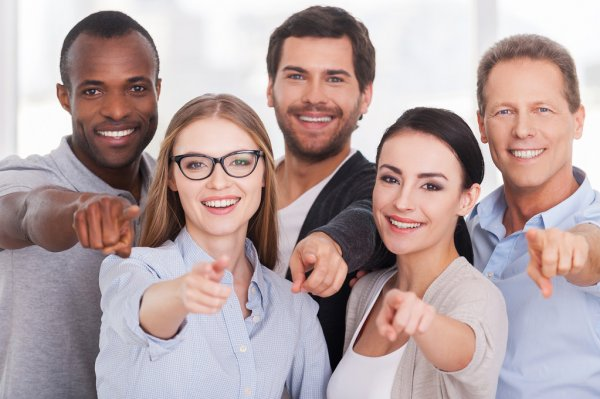
#> input picture Prueba2.jpg, 600 x 399 px
$ python reconocerRostros.py
#> lines starting #> are read from the running program, lines starting #| are printed output that depends on the picture; after the words box and inside, x2 and y2 are one past the last pixel; in counts of white or black regions, pixels touching at a corner belong together
import cv2

faceClassif = cv2.CascadeClassifier(cv2.data.haarcascades+'haarcascade_frontalface_default.xml')

image = cv2.imread('Prueba2.jpg')
#> image is the input picture: shape (399, 600, 3); mean B, G, R 162.3, 162.2, 181.6
imageAux = image.copy()
gray = cv2.cvtColor(image, cv2.COLOR_BGR2GRAY)
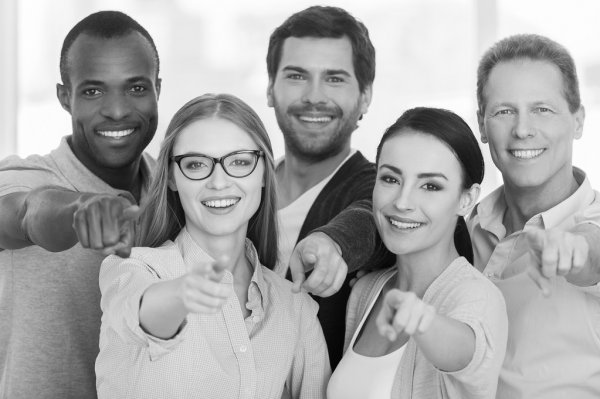
#> gray: shape (399, 600); min 0, max 255, mean 168

faces = faceClassif.detectMultiScale(gray, 1.1, 5)
#> faces = [[478, 75, 92, 92], [262, 35, 108, 108], [61, 47, 106, 106], [166, 124, 107, 107], [357, 140, 112, 112], [142, 61, 145, 145]]

count = 0

for (x,y,w,h) in faces:

	cv2.rectangle(image, (x,y),(x+w,y+h),(128,0,255),2)
	rostro = imageAux[y:y+h,x:x+w]
	rostro = cv2.resize(rostro,(150,150), interpolation=cv2.INTER_CUBIC)
	cv2.imwrite('rostro_{}.jpg'.format(count),rostro)
	count = count + 1

	cv2.imshow('rostro',rostro)
	cv2.imshow('image',image)
	cv2.waitKey(0)
#> this loop made 6 passes
#> pass 1, `rostro = imageAux[y:y+h,x:x+w]`:
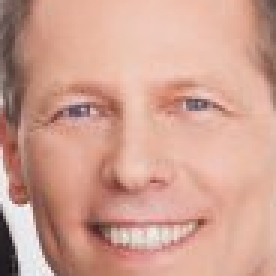
#> rostro: shape (92, 92, 3) (shown 3 times larger); mean B, G, R 145.3, 160.5, 207.7
#> pass 1, `rostro = cv2.resize(rostro,(150,150), interpolation=cv2.INTER_CUBIC)`:
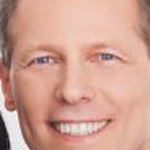
#> rostro: shape (150, 150, 3); mean B, G, R 145.3, 160.5, 207.7
#> pass 1, `cv2.imshow('image',image)`:
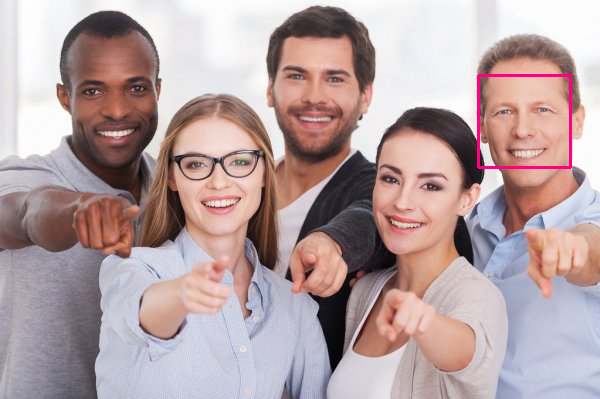
#> window 'image': shape (399, 600, 3); mean B, G, R 162.3, 161.5, 181.9
#> pass 2, `rostro = imageAux[y:y+h,x:x+w]`:
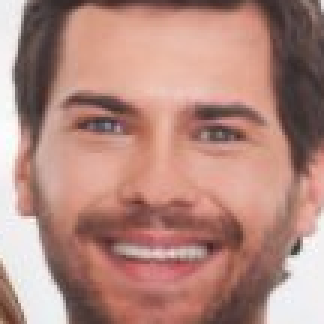
#> rostro: shape (108, 108, 3) (shown 3 times larger); mean B, G, R 126.7, 136.6, 178.7
#> after the loop:
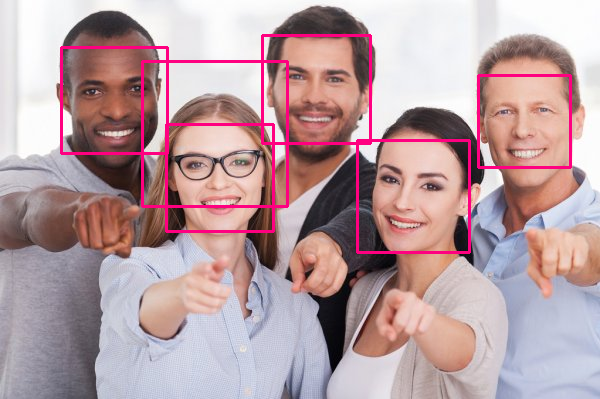
#> image: shape (399, 600, 3); 3.28% of pixels changed, all inside (x1, y1, x2, y2) = (60, 34, 572, 254)
#> after the loop, count = 6

cv2.destroyAllWindows()
